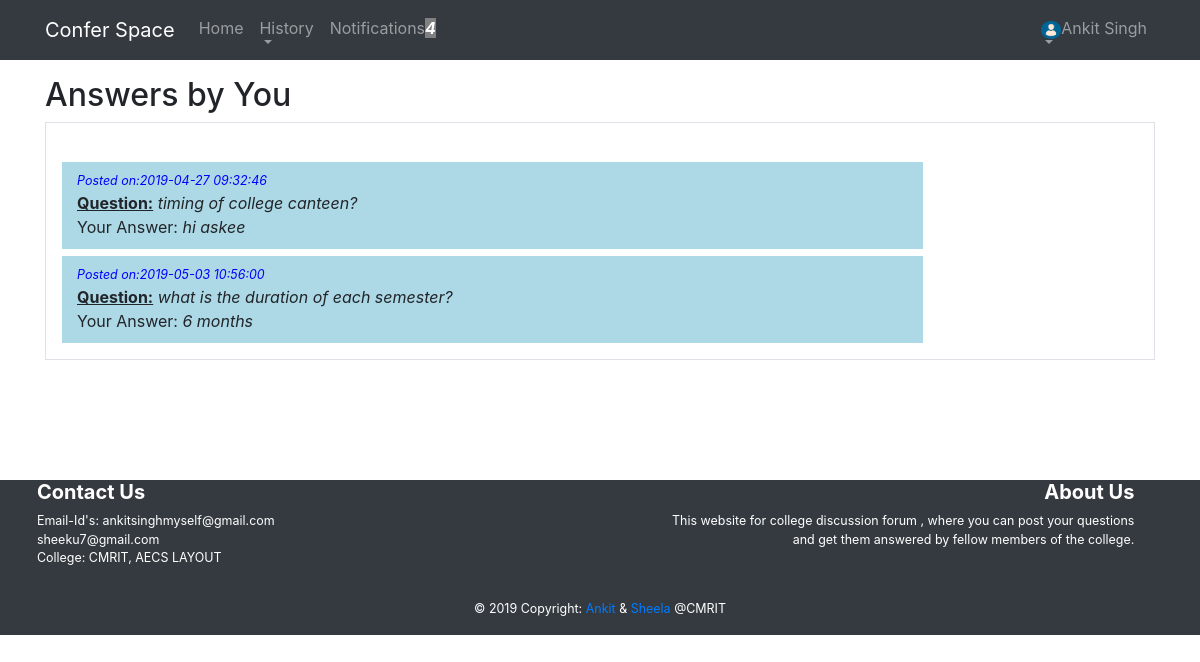
Page /home/user_answer.php (signed in) on the committed database.
### tables this page shows
CREATE TABLE `users` (
  `userid` varchar(20) NOT NULL,
  `name` varchar(256) NOT NULL,
  `password` varchar(20) NOT NULL,
  `email` varchar(30) NOT NULL,
  `mobile` bigint(20) NOT NULL,
  `gender` varchar(10) NOT NULL
);

CREATE TABLE `questions` (
  `qid` int(11) NOT NULL,
  `question` text NOT NULL,
  `userid` varchar(20) NOT NULL,
  `date` datetime NOT NULL DEFAULT CURRENT_TIMESTAMP
);

CREATE TABLE `answers` (
  `aid` int(11) NOT NULL,
  `answer` text NOT NULL,
  `qid` int(11) NOT NULL,
  `userid` varchar(20) NOT NULL
);

### home/session.php (called while the page is built, shortened)
<?php
   include('../connect.php');
   $user_check = $_SESSION['username'];
   $ses_sql = mysqli_query($conn,"select * from users where userid = '$user_check' ")or die("".mysql_error());
   $row = mysqli_fetch_array($ses_sql)or die("".mysqli_error());
   $full_name = $row['name'];
?>

### home/user_answer.php (the view, shortened to what this page needs)
<?php
    include('session.php');
?>
<html>
<head>
    <link rel="stylesheet" href="../bootstrap/css/bootstrap.min.css">
</head>
<body>
<nav class="navbar navbar-expand-lg navbar-dark bg-dark" id="headerWrapper">
        <div class="container">
            <a class="navbar-brand" href="home.php"> Confer Space</a>
            <div class="collapse navbar-collapse" id="navbarSupportedContent">
                <ul class="navbar-nav ml-left">
                    <li class="nav-item">
                        <a class="nav-link" href="home.php">
                            Home
                        </a>
                    </li>
                    <li class="nav-item dropdown">
                        <a class="nav-link dropdown-toggle" href="" id="navbarDropdown" role="button"
                            data-toggle="dropdown" aria-haspopup="true" aria-expanded="false">
                            <span>History</span>
                            <br>
                        </a>
                    </li>
                    <li class="nav-item">
                        <a class="nav-link" href="user_notifications.php">
                        <?php
                            $q="SELECT count(*) FROM user_notifications where userid='".$_SESSION['username']."'";
                            $d=mysql_query($q);
                            $notif_count=mysql_fetch_row($d);
                            ?>
                            Notifications<b><i><span style='background-color:grey;color:white;'><?php echo"$notif_count[0]";?></span></i></b>
                        </a>
                    </li>
                </ul>
            </div>
            <div class="collapse navbar-collapse" id="navbarSupportedContent">
                <ul class="navbar-nav ml-auto">
                    <li class="nav-item dropdown">
                        <a class="nav-link dropdown-toggle" href="#" id="navbarDropdown" role="button"
                            data-toggle="dropdown" aria-haspopup="true" aria-expanded="false">
                            <img src="../img_avatar.png" alt="logo image"
                                style="width:20px;height:18px;"><?php echo $full_name; ?>
                            <br>
                        </a>
                    </li>
                </ul>
            </div>
        </div>
    </nav>
    <div class="container mt-3">
        <h2>Answers by You</h2>
        <div class="media border p-3">
            <div class="media-body">
                 <p>
                    <?php
                        $ans=mysql_query("SELECT qid,answer,userid  FROM answers where userid='".$_SESSION['username']."'");
                        while($a=mysql_fetch_array($ans))
                        {
                            $qid=$a['qid'];
                            $ques=mysql_query("SELECT `question`,`date` FROM questions WHERE qid='$qid'order by `date` desc");
                            while($q=mysql_fetch_array($ques)){
                                print ("<div class='right'><small style='color:blue; font-size:0.13in;'><i>Posted on:".$q['date']."</i></small></h4><br/>");
                                print ("<b><u>Question:</u></b> <i>".$q['question']."</i><br/>");
                                print ("Your Answer<b></b>: <i>".$a['answer']."</i></div>");
                            }
                        }
                    ?>
                </p>
            </div>
        </div>
    </div>
    <br><br><br><br><br>
    <footer class="page-footer font-small teal pt-6 navbar-white bg-dark text-white" style="width:100%;">
            <div class="container-lebal text-center text-md-center" style='color:white;wieght:10%;   font-size:0.13in;'>
                <div class="row">
                    <div class="col-md-6 mt-md-0 mt-6 text-left " style="margin-left:3%;" >
                        <h5 class=" font-weight-bold">Contact Us</h5>
                        <p>Email-Id's: ankitsinghmyself@gmail.com<br />sheeku7@gmail.com
                            <br> College: CMRIT, AECS LAYOUT</p>
                    </div>
                    <div class="col-md-5 mb-md-0 mb-6 text-right" style="margin-right:2%;">
                        <h5 class=" font-weight-bold">About Us</h5>
                        <p>This website for college discussion forum , where you can post your questions and get them
                            answered by fellow members of the college.</p>
                    </div>
                </div>
                <div class="footer-copyright text-center py-3">© 2019 Copyright:
                    <a href="https://ankitsinghprofile.wordpress.com" target="_blank"> Ankit</a> &<a
                        href="https://www.linkedin.com/in/sh33ku" target="_blank"> Sheela</a> @CMRIT
                </div>
            </div>
        </footer>
</body>
</html>

### home/user_answer.php (style rules this page uses)
.right { background-color: lightblue; float: left; width:80%; padding: 10px 15px; margin-top: 7px; }

### rows in the picture
users: name "Ankit Singh"
answers: answer "hi askee"
questions: date "2019-04-27 09:32:46", question "timing of college canteen?"
answers: answer "6 months"
questions: date "2019-05-03 10:56:00", question "what is the duration of each semester?"

### other values in the picture
$notif_count[0] "4"
